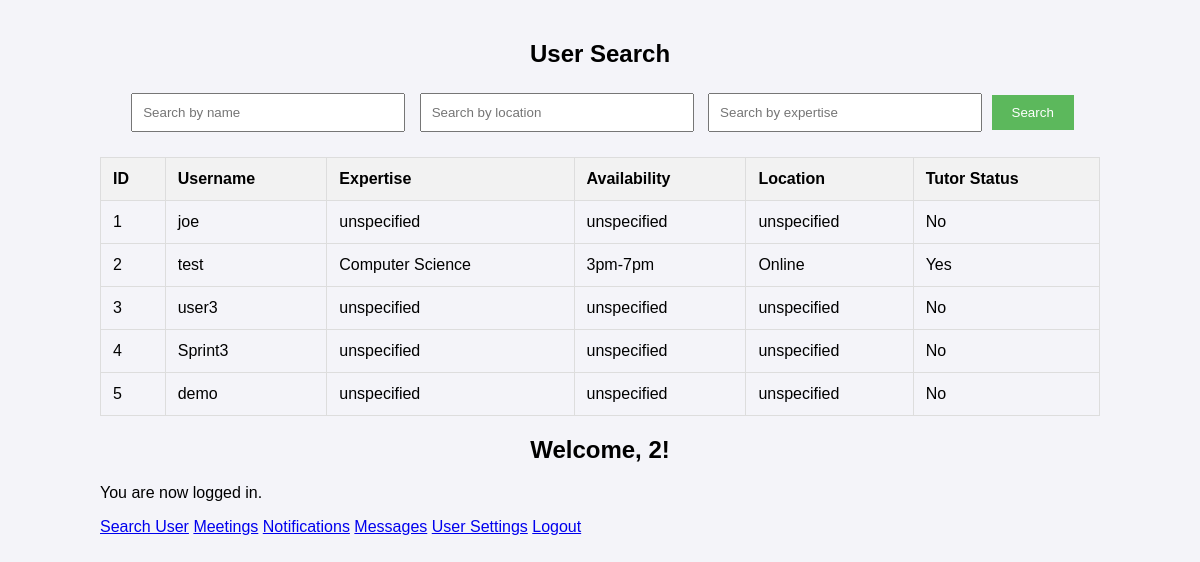
Before: /usersearch.php (signed in) with the older database file.
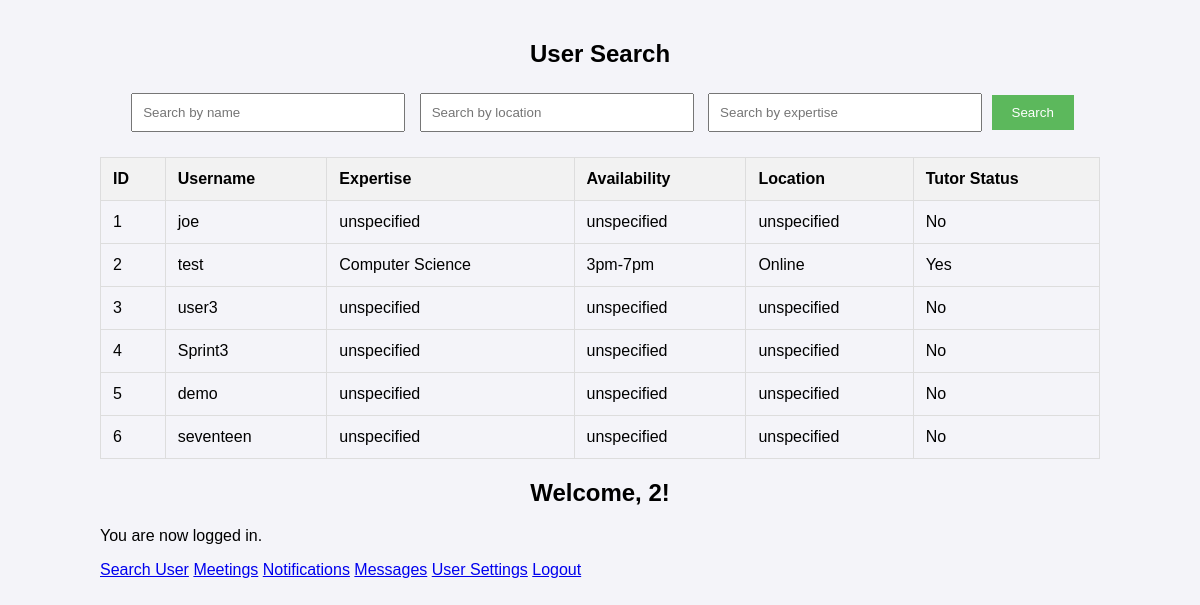
After: the same page with the newer database file.
### tables this page shows
CREATE TABLE "Users" (
	"id"	INTEGER,
	"username"	TEXT NOT NULL UNIQUE,
	"password"	TEXT NOT NULL,
	"isTutor"	TEXT NOT NULL DEFAULT 'false',
	"expertise"	TEXT NOT NULL DEFAULT 'unspecified',
	"availability"	TEXT NOT NULL DEFAULT 'unspecified',
	"location"	TEXT NOT NULL DEFAULT 'unspecified',
	PRIMARY KEY("id" AUTOINCREMENT)
);

### usersearch.php (the view, shortened to what this page needs)
<?php
try {
    $db = new PDO('sqlite:360DB.db');
    $db->setAttribute(PDO::ATTR_ERRMODE, PDO::ERRMODE_EXCEPTION);
} catch (PDOException $e) {
    die("Could not connect to the database: " . $e->getMessage());
}
$searchTerm = '';
$searchLocation = '';
$searchExpertise = '';
$query = "SELECT * FROM Users WHERE 1";
$params = [];
$stmt = $db->prepare($query);
$stmt->execute($params);
$users = $stmt->fetchAll(PDO::FETCH_ASSOC);
?>
<!DOCTYPE html>
<html lang="en">
<head>
</head>
<body>
<h2>User Search</h2>
<div class="search-container">
    <form method="GET" action="usersearch.php">
        <input type="text" name="searchTerm" placeholder="Search by name" value="<?= htmlspecialchars($searchTerm) ?>">
        <input type="text" name="searchLocation" placeholder="Search by location" value="<?= htmlspecialchars($searchLocation) ?>">
        <input type="text" name="searchExpertise" placeholder="Search by expertise" value="<?= htmlspecialchars($searchExpertise) ?>">
        <button type="submit">Search</button>
    </form>
</div>
<?php if (count($users) > 0): ?>
    <table>
        <thead>
            <tr>
                <th>ID</th>
                <th>Username</th>
                <th>Expertise</th>
                <th>Availability</th>
                <th>Location</th>
                <th>Tutor Status</th>
            </tr>
        </thead>
        <tbody>
            <?php foreach ($users as $user): ?>
                <tr>
                    <td><?= htmlspecialchars($user['id']) ?></td>
                    <td><?= htmlspecialchars($user['username']) ?></td>
                    <td><?= htmlspecialchars($user['expertise']) ?></td>
                    <td><?= htmlspecialchars($user['availability']) ?></td>
                    <td><?= htmlspecialchars($user['location']) ?></td>
                    <td><?= $user['isTutor'] == 'true' ? 'Yes' : 'No' ?></td>
                </tr>
            <?php endforeach; ?>
        </tbody>
    </table>
<?php else: ?>
    <p>No users found matching your search criteria.</p>
<?php endif; ?>
<h2>Welcome, <?= htmlspecialchars($_SESSION['user']) ?>!</h2>
    <p>You are now logged in.</p>
    <a href="usersearch.php">Search User</a>
    <a href="view_meetings.php">Meetings</a>
    <a href="notifications.php">Notifications</a>
    <a href="messages.php">Messages</a>
    <a href="settings.php">User Settings</a>
    <a href="logout.php">Logout</a>
</body>
</html>

Changed rows visible on the page:
added users: id "6", username "seventeen", expertise "unspecified", availability "unspecified", location "unspecified", isTutor "No"
